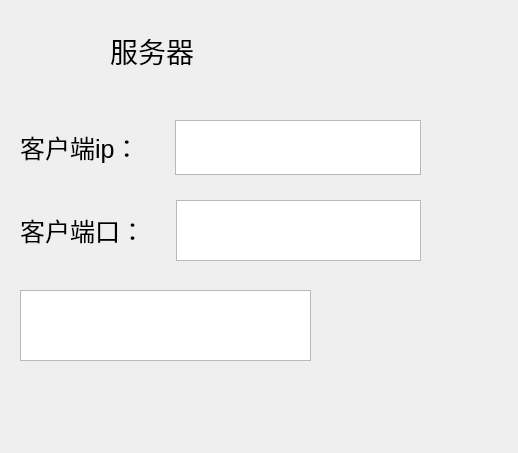
<?xml version="1.0" encoding="UTF-8"?>
<ui version="4.0">
 <class>Widget</class>
 <widget class="QWidget" name="Widget">
  <property name="geometry">
   <rect>
    <x>0</x>
    <y>0</y>
    <width>518</width>
    <height>453</height>
   </rect>
  </property>
  <property name="windowTitle">
   <string>Widget</string>
  </property>
  <widget class="QLabel" name="label">
   <property name="geometry">
    <rect>
     <x>110</x>
     <y>20</y>
     <width>161</width>
     <height>61</height>
    </rect>
   </property>
   <property name="font">
    <font>
     <pointsize>21</pointsize>
    </font>
   </property>
   <property name="text">
    <string>服务器</string>
   </property>
  </widget>
  <widget class="QTextEdit" name="textEdit_3">
   <property name="geometry">
    <rect>
     <x>20</x>
     <y>290</y>
     <width>291</width>
     <height>71</height>
    </rect>
   </property>
  </widget>
  <widget class="QWidget" name="">
   <property name="geometry">
    <rect>
     <x>20</x>
     <y>120</y>
     <width>401</width>
     <height>55</height>
    </rect>
   </property>
   <layout class="QHBoxLayout" name="horizontalLayout">
    <item>
     <widget class="QLabel" name="label_2">
      <property name="font">
       <font>
        <pointsize>19</pointsize>
       </font>
      </property>
      <property name="text">
       <string>客户端ip：</string>
      </property>
     </widget>
    </item>
    <item>
     <spacer name="horizontalSpacer">
      <property name="orientation">
       <enum>Qt::Horizontal</enum>
      </property>
      <property name="sizeHint" stdset="0">
       <size>
        <width>40</width>
        <height>20</height>
       </size>
      </property>
     </spacer>
    </item>
    <item>
     <widget class="QTextEdit" name="textEdit_ip"/>
    </item>
   </layout>
  </widget>
  <widget class="QWidget" name="">
   <property name="geometry">
    <rect>
     <x>20</x>
     <y>200</y>
     <width>401</width>
     <height>61</height>
    </rect>
   </property>
   <layout class="QHBoxLayout" name="horizontalLayout_3">
    <item>
     <widget class="QLabel" name="label_3">
      <property name="font">
       <font>
        <pointsize>19</pointsize>
       </font>
      </property>
      <property name="text">
       <string>客户端口：</string>
      </property>
     </widget>
    </item>
    <item>
     <spacer name="horizontalSpacer_3">
      <property name="orientation">
       <enum>Qt::Horizontal</enum>
      </property>
      <property name="sizeHint" stdset="0">
       <size>
        <width>37</width>
        <height>17</height>
       </size>
      </property>
     </spacer>
    </item>
    <item>
     <widget class="QTextEdit" name="textEdit_port"/>
    </item>
   </layout>
  </widget>
 </widget>
 <resources/>
 <connections/>
</ui>
